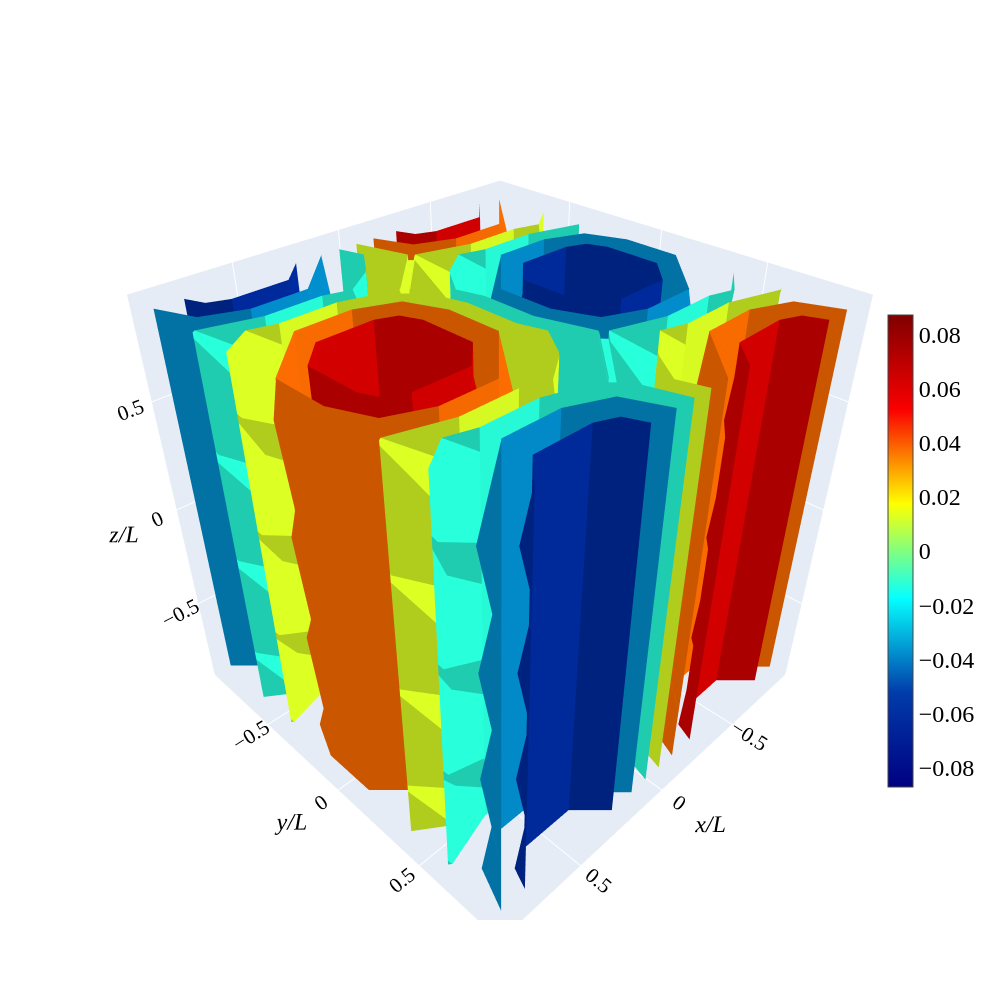

Notebook source saved alongside this figure:
### Code cell
fig = go.Figure(data=go.Isosurface(
    x=(X0/Lx).flatten(),          
    y=(Y0/Ly).flatten(),
    z=(Z0/Lz).flatten(),
    value=(Psi_qlbm2[t+1:,:,:]/U).flatten(),      
    isomin=(Psi_qlbm2[t+1:,:,:]/U).min(),         
    isomax=(Psi_qlbm2[t+1:,:,:]/U).max(),         
    surface_count=8,        
    colorscale="jet",   
    opacity=1.0,            
    caps=dict(x_show=False, y_show=False, z_show=False)  
))
fig.update_layout(
    width=1000,
    height=1000,
    dragmode="zoom",
    autosize=True,
    font=dict(family="Times New Roman", size=16, color="black"),
    scene=dict(  
        xaxis=dict(title="x/L",title_font=dict(family="Times New Roman", style='italic', size=24)),
        yaxis=dict(title="y/L", title_font=dict(family="Times New Roman", style='italic',size=24)),
        zaxis=dict(title="z/L", title_font=dict(family="Times New Roman", style='italic',size=24)),
    ),
)
fig.update_traces(colorbar=dict(
                tickfont=dict(family="Times New Roman", size=24),   
                x = 0.95,
                y=0.45,           
                xanchor="left",  
                yanchor="middle",
                len=0.6,         
                thickness=25,  
                lenmode="fraction",  
                ))

fig.show()
#fig.write_image("plot_v_quantum.png",scale=2)

### Figure 1 — Plotly figure (JSON) as saved in the notebook; plotly's stock layout.template omitted (floating-point values rounded to 4 significant figures; data arrays with more than 128 entries replaced by an {"elided": "..."} marker saying what was removed)
{"data": [{"caps": {"x": {"show": false}, "y": {"show": false}, "z": {"show": false}}, "colorbar": {"len": 0.6, "lenmode": "fraction", "thickness": 25, "tickfont": {"family": "Times New Roman", "size": 24}, "x": 0.95, "xanchor": "left", "y": 0.45, "yanchor": "middle"}, "colorscale": [[0, "rgb(0,0,131)"], [0.2, "rgb(0,60,170)"], [0.4, "rgb(5,255,255)"], [0.6, "rgb(255,255,0)"], [0.8, "rgb(250,0,0)"], [1, "rgb(128,0,0)"]], "isomax": 0.08708, "isomin": -0.08708, "opacity": 1, "surface": {"count": 8}, "type": "isosurface", "value": {"elided": "512 float values"}, "x": {"elided": "512 float values"}, "y": {"elided": "512 float values"}, "z": {"elided": "512 float values"}}], "layout": {"autosize": true, "dragmode": "zoom", "font": {"color": "black", "family": "Times New Roman", "size": 16}, "height": 1000, "scene": {"xaxis": {"title": {"font": {"family": "Times New Roman", "size": 24, "style": "italic"}, "text": "x/L"}}, "yaxis": {"title": {"font": {"family": "Times New Roman", "size": 24, "style": "italic"}, "text": "y/L"}}, "zaxis": {"title": {"font": {"family": "Times New Roman", "size": 24, "style": "italic"}, "text": "z/L"}}}, "width": 1000}}
